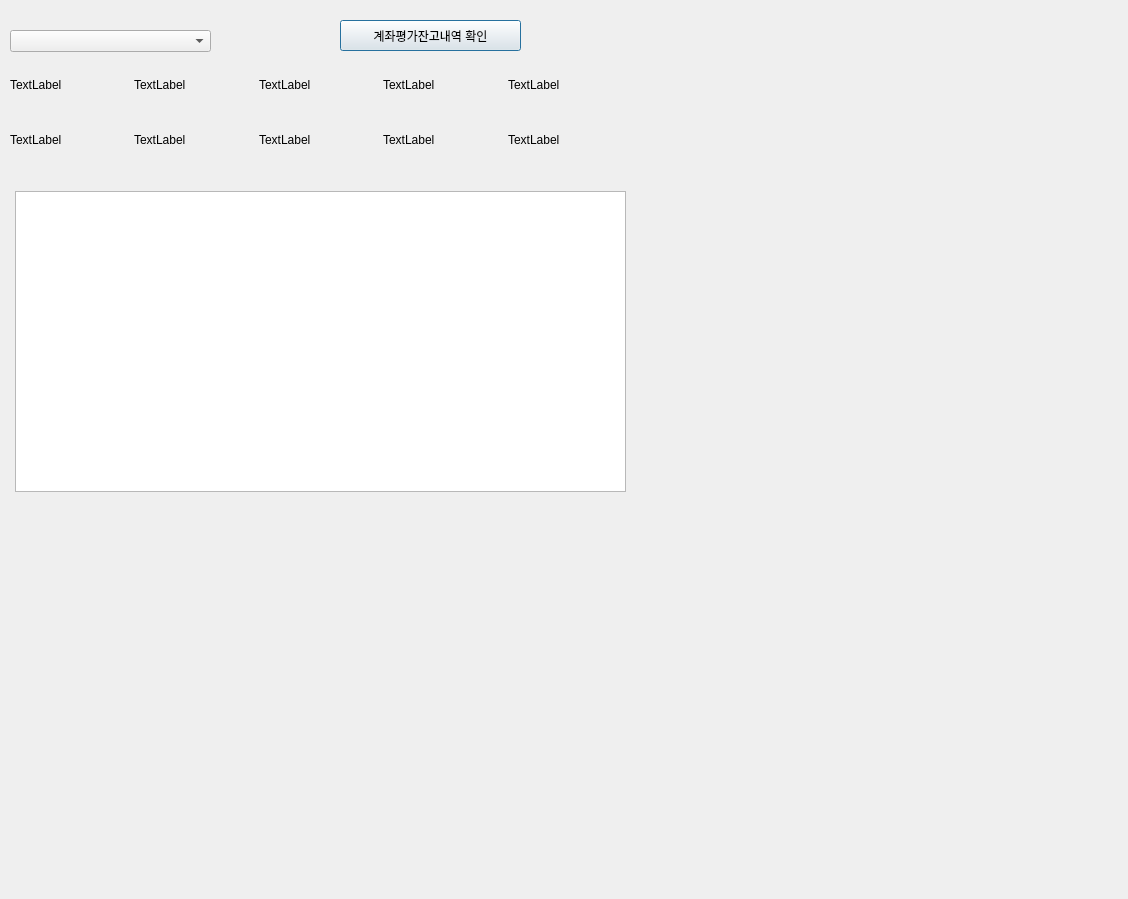
<?xml version="1.0" encoding="UTF-8"?>
<ui version="4.0">
 <class>Dialog</class>
 <widget class="QDialog" name="Dialog">
  <property name="geometry">
   <rect>
    <x>0</x>
    <y>0</y>
    <width>1128</width>
    <height>899</height>
   </rect>
  </property>
  <property name="windowTitle">
   <string>Dialog</string>
  </property>
  <widget class="QComboBox" name="accComboBox">
   <property name="geometry">
    <rect>
     <x>10</x>
     <y>30</y>
     <width>201</width>
     <height>22</height>
    </rect>
   </property>
  </widget>
  <widget class="QPushButton" name="call_account">
   <property name="geometry">
    <rect>
     <x>340</x>
     <y>20</y>
     <width>181</width>
     <height>31</height>
    </rect>
   </property>
   <property name="text">
    <string>계좌평가잔고내역 확인</string>
   </property>
  </widget>
  <widget class="QWidget" name="gridLayoutWidget">
   <property name="geometry">
    <rect>
     <x>10</x>
     <y>60</y>
     <width>616</width>
     <height>104</height>
    </rect>
   </property>
   <layout class="QGridLayout" name="gridLayout">
    <item row="0" column="3">
     <widget class="QLabel" name="label_11">
      <property name="text">
       <string>TextLabel</string>
      </property>
     </widget>
    </item>
    <item row="0" column="5">
     <widget class="QLabel" name="label_13">
      <property name="text">
       <string>TextLabel</string>
      </property>
     </widget>
    </item>
    <item row="0" column="6">
     <widget class="QLabel" name="label_14">
      <property name="text">
       <string>TextLabel</string>
      </property>
     </widget>
    </item>
    <item row="0" column="7">
     <widget class="QLabel" name="label_15">
      <property name="text">
       <string>TextLabel</string>
      </property>
     </widget>
    </item>
    <item row="0" column="4">
     <widget class="QLabel" name="label_12">
      <property name="text">
       <string>TextLabel</string>
      </property>
     </widget>
    </item>
    <item row="1" column="3">
     <widget class="QLabel" name="label_1">
      <property name="text">
       <string>TextLabel</string>
      </property>
     </widget>
    </item>
    <item row="1" column="4">
     <widget class="QLabel" name="label_2">
      <property name="text">
       <string>TextLabel</string>
      </property>
     </widget>
    </item>
    <item row="1" column="5">
     <widget class="QLabel" name="label_3">
      <property name="text">
       <string>TextLabel</string>
      </property>
     </widget>
    </item>
    <item row="1" column="6">
     <widget class="QLabel" name="label_4">
      <property name="text">
       <string>TextLabel</string>
      </property>
     </widget>
    </item>
    <item row="1" column="7">
     <widget class="QLabel" name="label_5">
      <property name="text">
       <string>TextLabel</string>
      </property>
     </widget>
    </item>
   </layout>
  </widget>
  <widget class="QTableWidget" name="stocklistTableWidget_2">
   <property name="geometry">
    <rect>
     <x>15</x>
     <y>191</y>
     <width>611</width>
     <height>301</height>
    </rect>
   </property>
  </widget>
 </widget>
 <resources/>
 <connections/>
</ui>
